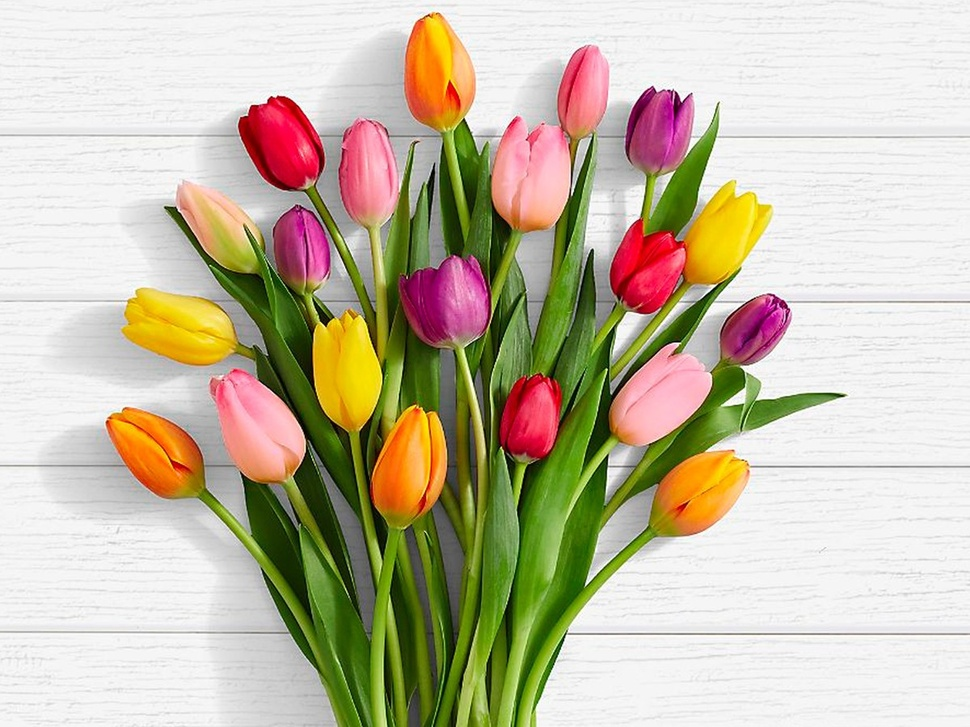
//> input picture 01_imageio/flowers.jpg, 970 x 727 px, shrunk from 1200 x 900 before the run, given in place of flower.jpg, which was not available
$ ./historgram-main   (built with g++ and OpenCV 4)
//> lines starting //> are read from the running program, lines starting //| are printed output that depends on the picture; pictures that were not available may be replaced by others from this repository, and a replacement may not be noted
//> further down, flowers is the input picture: 727 rows x 970 cols, CV_8UC3; mean B, G, R 164.2, 187.8, 197.3
### common/utility.h
#pragma once
#include<opencv2/opencv.hpp>

// helper
cv::Scalar randomColorNormalized();
cv::Scalar randomColor();

enum class FacemarkZone
{
	jaw,
	rightBrow,
	leftBrow,
	noseUpper,
	noseLower,
	rightEye,
	leftEye,
	mouseOuter,
	mouseInner,
	end,
};

bool getFacemarkZoneIndexRange(FacemarkZone zone, size_t& begin, size_t& end);


//
// image processing
//
enum MorphologyTransformType {
	expand,
	shrink,
	opening,
	closing,
	stroke,
	topHat,
	blackHat,
};

// morphologycal operation
cv::Mat edgeMorphologyTransform(cv::Mat& iMat, MorphologyTransformType type, int morphElement = cv::MORPH_RECT, int morphSize = 2);


// smooth filter
enum SmoothType {
	mean,
	box,
	guassian,
	median,
	bilateral,
};

cv::Mat smoothFilter(cv::Mat& iMat, SmoothType type, int kernelSize, int borderType = 4, double sigmal1 = 1.0, double sigmal2 = 1.0);


// histogram
bool histogramMat(const cv::Mat& iMat, cv::Mat& oMat, int iLineWidth = 1);

cv::Mat equalizeMat(const cv::Mat& iMat);

// filter
void cartoonFilter(cv::Mat& iMat, cv::Mat& oMat, double edgeThreshold1 = 50, double degeThreshold2 = 150, int edgeWidth = 5);


//
// video processing
//

// object motion
cv::Mat frameDifference(const cv::Mat& prevFrame, const cv::Mat& curFrame, const cv::Mat& nextFrame, cv::Mat* df = nullptr);

### common/utility.cpp
#include"utility.h"


// helper
// [9 lines left out: functions randomColorNormalized, randomColor, not called in this run]


float radiusToDegree(float r) {
	return r * 180 / 3.1415962;
}

float degreeToRadius(float d) {
	return d * 3.11415962 / 180;
}


// [54 lines left out: function getFacemarkZoneIndexRange, not called in this run]


// histogram
bool histogramMat(const cv::Mat& iMat, cv::Mat& oMat, int iLineWidth) {
//> called with iLineWidth = 2
	// sperate source image b g r color channel
	std::vector<cv::Mat> bgrMats;
	cv::split(iMat, bgrMats);
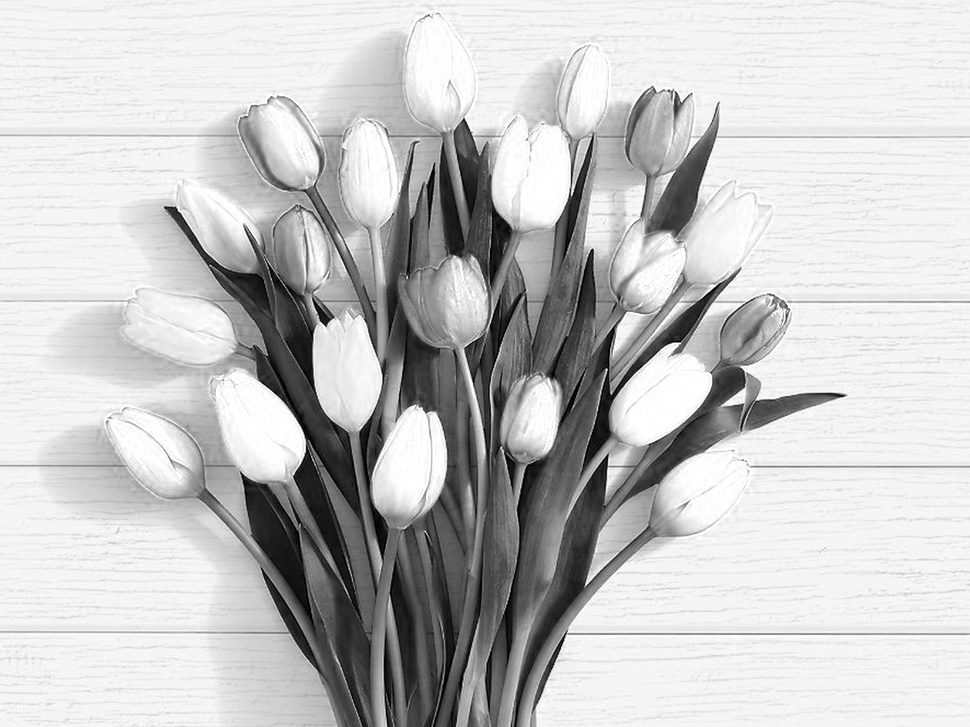
//> bgrMats[2]: 727 rows x 970 cols, CV_8UC1; min 0, max 255, mean 197.3

	if (bgrMats.size() < 3) {
		return false;
	}

	cv::Mat bHistMat;
	cv::Mat gHistMat;
	cv::Mat rHistMat;
	const int histBinSize = 256;
	const float  histRange[] = { 0, 255 };
	const float* histRangePtr = histRange;
	const int matChannel = 0;

	cv::calcHist(&bgrMats[0],  // input  image array
		1,  // number of images in input image array
		0, //  channel number used to calc histogram
		cv::Mat(), // mask mat
		bHistMat, // the cacluated histogram mat
		1, // dimension of input image mat
		&histBinSize, // histogram bin size
		&histRangePtr // min max value in input image mat
	);
//> bHistMat = 256 values, max 57160 at index 245, min 0 at index 255, mean 2753.7
	cv::calcHist(&bgrMats[1],  // input  image array
		1,  // number of images in input image array
		0, //  channel number used to calc histogram
		cv::Mat(), // mask mat
		gHistMat, // the cacluated histogram mat
		1, // dimension of input image mat
		&histBinSize, // histogram bin size
		&histRangePtr // min max value in input image mat
	);
//> gHistMat = 256 values, max 58861 at index 245, min 0 at index 255, mean 2751.6
	cv::calcHist(&bgrMats[2],  // input  image array
		1,  // number of images in input image array
		0, //  channel number used to calc histogram
		cv::Mat(), // mask mat
		rHistMat, // the cacluated histogram mat
		1, // dimension of input image mat
		&histBinSize, // histogram bin size
		&histRangePtr // min max value in input image mat
	);
//> rHistMat = 256 values, max 60403 at index 245, min 0 at index 255, mean 2698.4

	int width = oMat.size().width;
	int height = oMat.size().height;

	// normalize b g r histogram for visualiztion
	cv::normalize(bHistMat, bHistMat, 0, height, cv::NORM_MINMAX);
//> bHistMat = 256 values, max 300 at index 245, min 0 at index 255, mean 14.45
	cv::normalize(gHistMat, gHistMat, 0, height, cv::NORM_MINMAX);
//> gHistMat = 256 values, max 300 at index 245, min 0 at index 255, mean 14.02
	cv::normalize(rHistMat, rHistMat, 0, height, cv::NORM_MINMAX);
//> rHistMat = 256 values, max 300 at index 245, min 0 at index 255, mean 13.4

	// draw visualize histogram
	size_t binStep = cvRound(float(width) / histBinSize);
	for (size_t i = 1; i < histBinSize; i++) {
		cv::line(oMat,
			cv::Point((i - 1) * binStep, height - cvRound(bHistMat.at<float>(cv::Point(0, i - 1)))),
			cv::Point(i * binStep, height - cvRound(bHistMat.at<float>(cv::Point(0, i)))),
			cv::Scalar(0, 0, 255),
			iLineWidth);

		cv::line(oMat,
			cv::Point((i - 1) * binStep, height - cvRound(gHistMat.at<float>(cv::Point(0, i - 1)))),
			cv::Point(i * binStep, height - cvRound(gHistMat.at<float>(cv::Point(0, i)))),
			cv::Scalar(0, 255, 0),
			iLineWidth);

		cv::line(oMat,
			cv::Point((i - 1) * binStep, height - cvRound(rHistMat.at<float>(cv::Point(0, i - 1)))),
			cv::Point(i * binStep, height - cvRound(rHistMat.at<float>(cv::Point(0, i)))),
			cv::Scalar(255, 0, 0),
			iLineWidth);
	}

	return true;
}

cv::Mat equalizeMat(const cv::Mat& iMat) {
	// convert bgr mat to ycrcb mat
	cv::Mat yCrCbMat;
	cv::cvtColor(iMat, yCrCbMat, cv::COLOR_BGR2YCrCb);
//> yCrCbMat: 727 rows x 970 cols, CV_8UC3; mean of channels 0, 1, 2 188, 134.7, 114.6

	//split color channels to access luminancechannel
	std::vector<cv::Mat> colorChannels;
	cv::split(yCrCbMat, colorChannels);
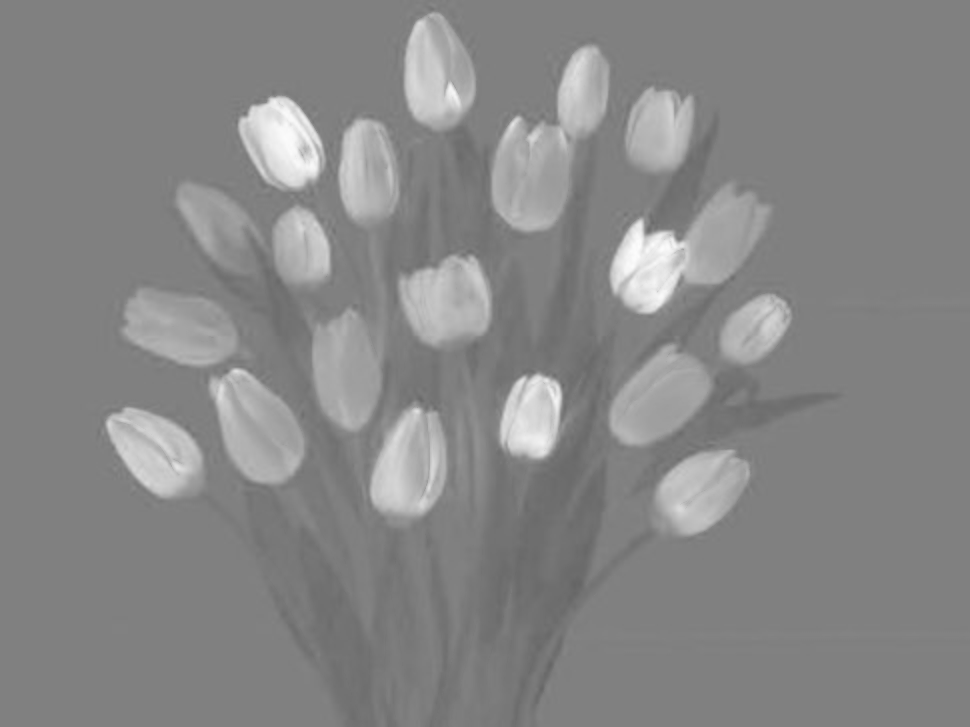
//> colorChannels[1]: 727 rows x 970 cols, CV_8UC1; min 101, max 253, mean 134.7
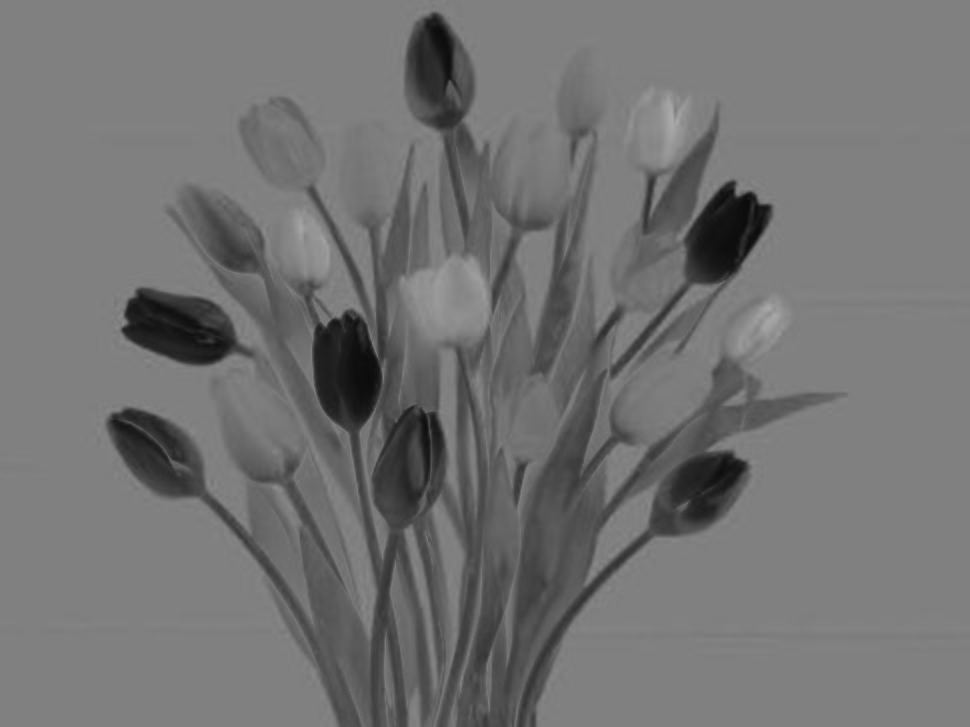
//> colorChannels[2]: 727 rows x 970 cols, CV_8UC1; min 11, max 170, mean 114.6

	// equalized luminance
	cv::equalizeHist(colorChannels[0], colorChannels[0]);

	cv::merge(colorChannels, yCrCbMat);
//> yCrCbMat: 727 rows x 970 cols, CV_8UC3; mean of channels 0, 1, 2 130.4, 134.7, 114.6

	cv::cvtColor(yCrCbMat, yCrCbMat, cv::COLOR_YCrCb2BGR);
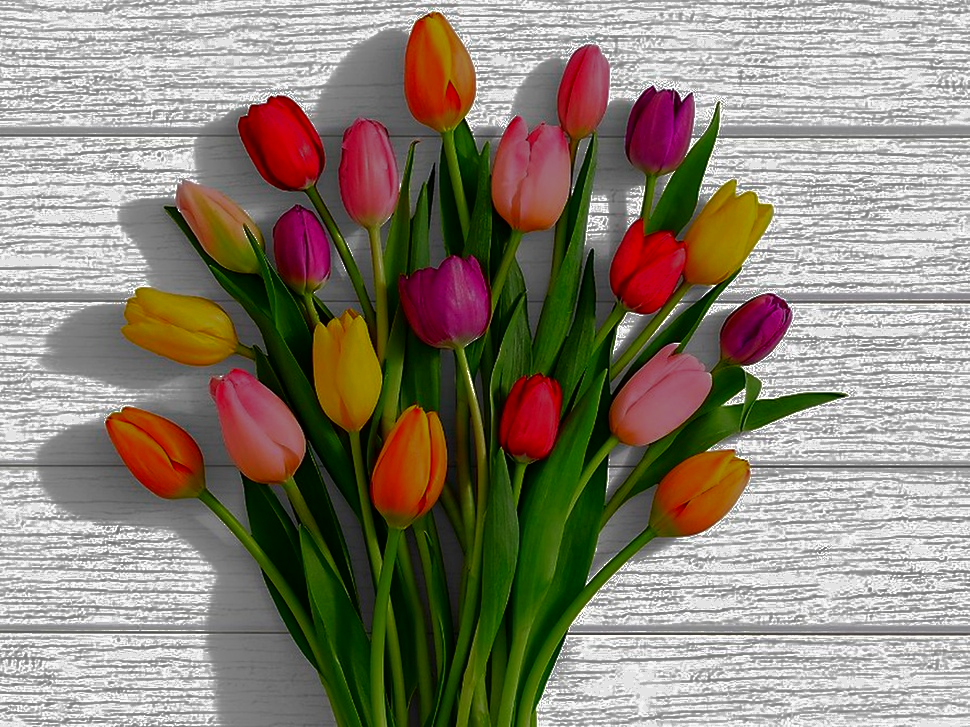
//> yCrCbMat: 727 rows x 970 cols, CV_8UC3; mean B, G, R 116.6, 131.1, 139.9

	return yCrCbMat;
}

// [142 lines left out: functions edgeMorphologyTransform, smoothFilter, cartoonFilter, frameDifference, not called in this run]

### 02_histogram/historgram-main.cpp
#include<opencv2/opencv.hpp>
#include<common/utility.h>
#include<iostream>


int main(int argc, char* argv[]) {

	cv::Mat flowers = cv::imread("flower.jpg", cv::IMREAD_COLOR);

	if (flowers.empty()) {
		std::cout << "image not founded!" << std::endl;
		return -1;
	}

	cv::imshow("flowers.jpg", flowers);

	cv::Mat histMat(300, 512, CV_8UC3, cv::Scalar(120, 120, 120));
	histogramMat(flowers, histMat, 2);
	cv::imshow("histogram", histMat);

	cv::Mat eqMat = equalizeMat(flowers);
	cv::imshow("color equalized", eqMat);

	cv::Mat eqHistMat(300, 512, CV_8UC3, cv::Scalar(120, 120, 120));
	histogramMat(eqMat, eqHistMat);
//> call 2 of histogramMat, with iLineWidth = 1
//> in histogramMat (call 2), `cv::split(iMat, bgrMats);`:
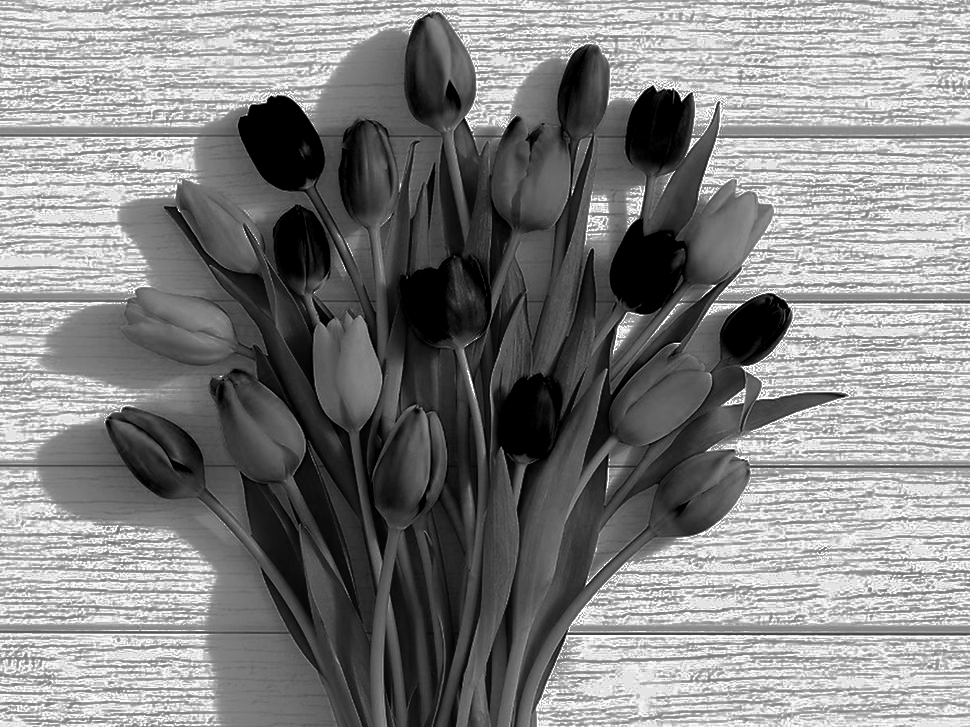
//> bgrMats[1]: 727 rows x 970 cols, CV_8UC1; min 0, max 255, mean 131.1
//> in histogramMat (call 2), `cv::split(iMat, bgrMats);`:
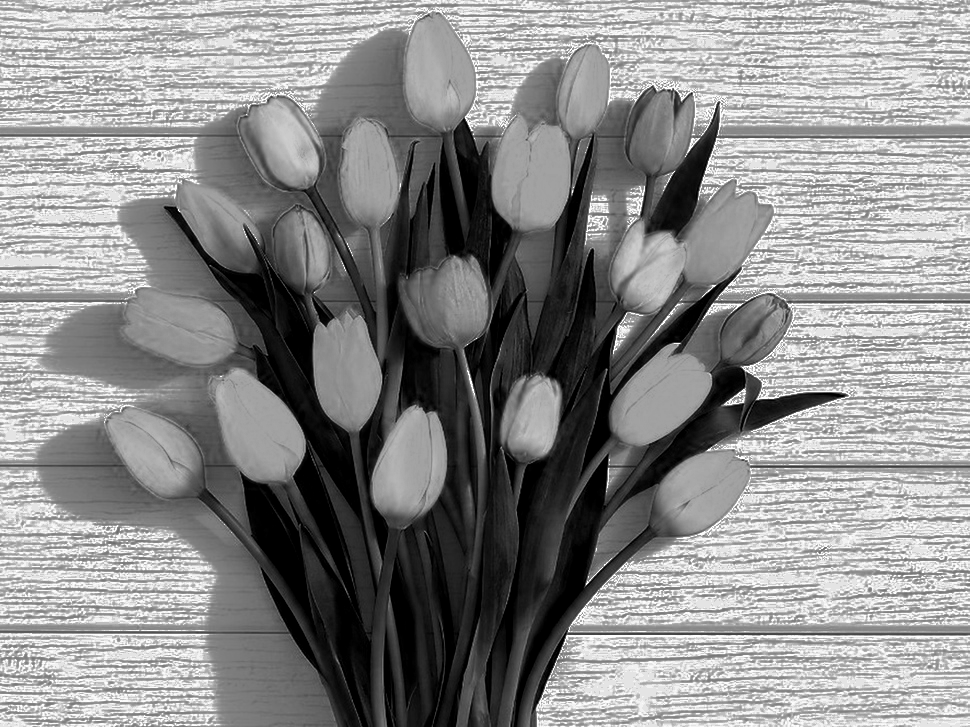
//> bgrMats[2]: 727 rows x 970 cols, CV_8UC1; min 0, max 255, mean 139.9
//> in histogramMat (call 2), `cv::calcHist(&bgrMats[0], 1, 0, cv::Mat(), bHistMat, 1, &histBinSize, ..`: bHistMat = 256 values, max 178294 at index 0, min 0 at index 255, mean 2748.7
//> in histogramMat (call 2), `cv::calcHist(&bgrMats[1], 1, 0, cv::Mat(), gHistMat, 1, &histBinSize, ..`: gHistMat = 256 values, max 56345 at index 228, min 0 at index 219, mean 2744.5
//> in histogramMat (call 2), `cv::calcHist(&bgrMats[2], 1, 0, cv::Mat(), rHistMat, 1, &histBinSize, ..`: rHistMat = 256 values, max 56144 at index 228, min 0 at index 208, mean 2744.5
//> in histogramMat (call 2), `cv::normalize(bHistMat, bHistMat, 0, height, cv::NORM_MINMAX);`: bHistMat = 256 values, max 300 at index 0, min 0 at index 255, mean 4.62
//> in histogramMat (call 2), `cv::normalize(gHistMat, gHistMat, 0, height, cv::NORM_MINMAX);`: gHistMat = 256 values, max 300 at index 228, min 0 at index 219, mean 14.61
//> in histogramMat (call 2), `cv::normalize(rHistMat, rHistMat, 0, height, cv::NORM_MINMAX);`: rHistMat = 256 values, max 300 at index 228, min 0 at index 208, mean 14.66
//> after the loop in histogramMat (call 2), `for (size_t i = 1; i < histBinSize; i++)`:
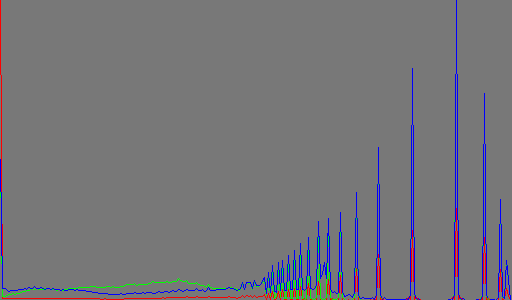
//> oMat: 300 rows x 512 cols, CV_8UC3; mean B, G, R 121.4, 117.1, 117.8
	cv::imshow("equalized histogram", eqHistMat);


	cv::waitKey();

	return 0;
}
